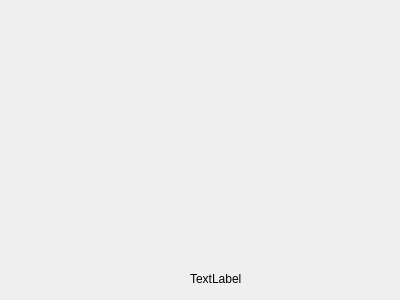
<?xml version="1.0" encoding="UTF-8"?>
<ui version="4.0">
 <class>Form</class>
 <widget class="QWidget" name="Form">
  <property name="geometry">
   <rect>
    <x>0</x>
    <y>0</y>
    <width>400</width>
    <height>300</height>
   </rect>
  </property>
  <property name="windowTitle">
   <string>Form</string>
  </property>
  <widget class="QLabel" name="video_label">
   <property name="geometry">
    <rect>
     <x>190</x>
     <y>270</y>
     <width>67</width>
     <height>17</height>
    </rect>
   </property>
   <property name="text">
    <string>TextLabel</string>
   </property>
  </widget>
  <widget class="QWidget" name="verticalLayoutWidget">
   <property name="geometry">
    <rect>
     <x>10</x>
     <y>10</y>
     <width>121</width>
     <height>101</height>
    </rect>
   </property>
   <layout class="QVBoxLayout" name="verticalLayout"/>
  </widget>
  <widget class="QWidget" name="verticalLayoutWidget_2">
   <property name="geometry">
    <rect>
     <x>140</x>
     <y>10</y>
     <width>121</width>
     <height>101</height>
    </rect>
   </property>
   <layout class="QVBoxLayout" name="verticalLayout_2"/>
  </widget>
  <widget class="QWidget" name="verticalLayoutWidget_3">
   <property name="geometry">
    <rect>
     <x>270</x>
     <y>10</y>
     <width>121</width>
     <height>101</height>
    </rect>
   </property>
   <layout class="QVBoxLayout" name="verticalLayout_3"/>
  </widget>
  <widget class="QWidget" name="formLayoutWidget">
   <property name="geometry">
    <rect>
     <x>10</x>
     <y>120</y>
     <width>381</width>
     <height>141</height>
    </rect>
   </property>
   <layout class="QFormLayout" name="formLayout"/>
  </widget>
 </widget>
 <resources/>
 <connections/>
</ui>
